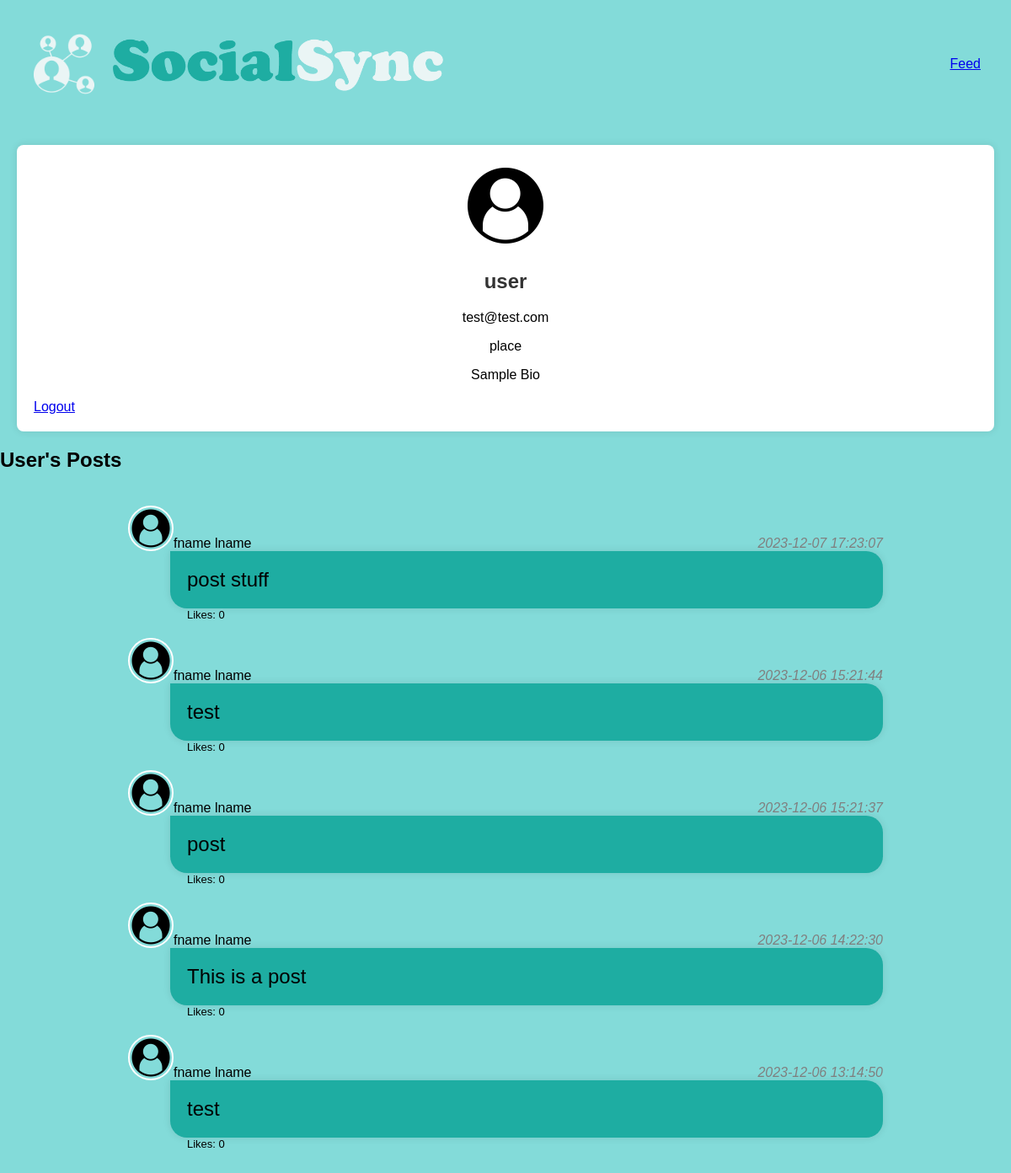
Page /profile.php (signed in) on the earlier database version.
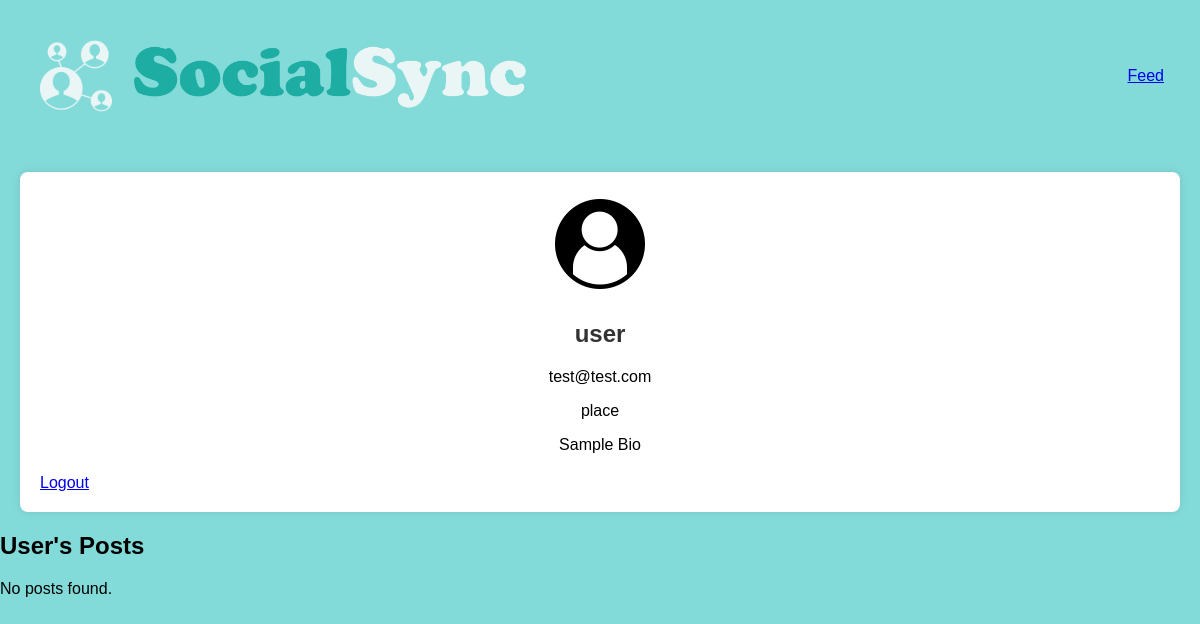
Same page on the later database version.
### tables this page shows
CREATE TABLE `User` (
  `UserID` int NOT NULL AUTO_INCREMENT,
  `Username` varchar(255) DEFAULT NULL,
  `Email` varchar(255) DEFAULT NULL,
  `Password` varchar(255) DEFAULT NULL,
  `FirstName` varchar(255) DEFAULT NULL,
  `LastName` varchar(255) DEFAULT NULL,
  `DOB` date DEFAULT NULL,
  `PFP` varchar(255) DEFAULT NULL,
  `Location` varchar(255) DEFAULT NULL,
  `Bio` text,
  `Registered` date DEFAULT NULL,
  PRIMARY KEY (`UserID`)
);

CREATE TABLE `Post` (
  `PostID` int NOT NULL AUTO_INCREMENT,
  `UserID` int DEFAULT NULL,
  `Content` varchar(255) DEFAULT NULL,
  `PostDate` datetime DEFAULT NULL,
  `Likes` int DEFAULT NULL,
  PRIMARY KEY (`PostID`),
  KEY `UserID` (`UserID`),
  CONSTRAINT `Post_ibfk_1` FOREIGN KEY (`UserID`) REFERENCES `User` (`UserID`)
);

### back-end/get-posts.php (the view, shortened to what this page needs)
<?php
include($_SERVER['DOCUMENT_ROOT'].'/back-end/db.php');
if(isset($calluser)) {
    $selectQuery = "SELECT
                        P.Content,
                        P.PostDate,
                        P.Likes,
                        U.FirstName,
                        U.LastName,
                        U.PFP
                    FROM
                        socialsync.Post P
                    JOIN
                        socialsync.User U ON P.UserID = U.UserID
                    WHERE P.UserID = $calluser
                    ORDER BY
                        P.PostDate DESC";
}
$result = $conn->query($selectQuery);
if ($result->num_rows > 0) {
    echo '<div class="post-container">';
    while ($row = $result->fetch_assoc()) {
        echo '<div class="post">';
        echo '<div class="post-heading">';
        echo '<img src="./assets/user/' . $row['PFP'] . '" alt="Profile Picture" class="profile-image small">';
        echo "<p>" . $row['FirstName'] . " " . $row['LastName'];
        echo '<div class="post-date">';
        echo "<p>" . $row['PostDate'] . "</p>";
        echo "</div>";
        echo "</div>";
        echo '<div class="post-content">';
        echo "<p>" . $row['Content'] . "</p>";
        echo "</div>";
        echo '<div class="post-footer">';
        echo "<p>Likes: " . $row['Likes'] . "</p>";
        echo "</div>";
        echo "</div>";
    }
    echo "</div>";
} else {
    echo "No posts found.";
}
?>

### back-end/get-user-info.php (shortened to what this page needs)
<?php
include($_SERVER['DOCUMENT_ROOT'].'/back-end/db.php');
$selectQuery = "SELECT Username, Email, FirstName, LastName, DOB, PFP, Location, Bio
                FROM socialsync.User
                WHERE UserID = {$_SESSION['userID']}";
$result = $conn->query($selectQuery);
if ($result->num_rows > 0) {
  while ($row = $result->fetch_assoc()) {
    echo '<div class="user-info">';
      echo '<img src="./assets/user/' . $row['PFP'] . '" alt="Profile Picture" class="profile-image large">';
      echo "<h2>" . $row['Username'] . "</h2>";
      echo "<p>" . $row['Email'] . "</p>";
      echo "<p>" . $row['Location'] . "</p>";
      echo "<p>" . $row['Bio'] . "</p>";
    echo "</div>";
  }
}
else {
    echo "No User found.";
}
?>

Differences in the rows shown:
removed post: UserID.PFP (placeholder picture), UserID.FirstName "fname", UserID.LastName "lname", PostDate "2023-12-07 17:23:07", Content "post stuff", Likes "0"
removed post: UserID.PFP (placeholder picture), UserID.FirstName "fname", UserID.LastName "lname", PostDate "2023-12-06 15:21:44", Content "test", Likes "0"
removed post: UserID.PFP (placeholder picture), UserID.FirstName "fname", UserID.LastName "lname", PostDate "2023-12-06 15:21:37", Content "post", Likes "0"
removed post: UserID.PFP (placeholder picture), UserID.FirstName "fname", UserID.LastName "lname", PostDate "2023-12-06 14:22:30", Content "This is a post", Likes "0"
removed post: UserID.PFP (placeholder picture), UserID.FirstName "fname", UserID.LastName "lname", PostDate "2023-12-06 13:14:50", Content "test", Likes "0"
Other differences:
text now shown: "No posts found."
